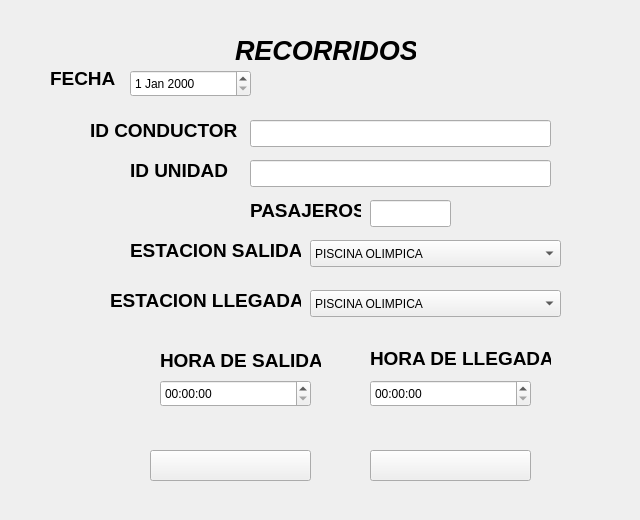
<?xml version="1.0" encoding="UTF-8"?>
<ui version="4.0">
 <class>Recorridos</class>
 <widget class="QWidget" name="Recorridos">
  <property name="geometry">
   <rect>
    <x>0</x>
    <y>0</y>
    <width>640</width>
    <height>520</height>
   </rect>
  </property>
  <property name="windowTitle">
   <string>Form</string>
  </property>
  <widget class="QLabel" name="lHoraSalida">
   <property name="geometry">
    <rect>
     <x>160</x>
     <y>350</y>
     <width>161</width>
     <height>20</height>
    </rect>
   </property>
   <property name="font">
    <font>
     <pointsize>14</pointsize>
     <weight>75</weight>
     <bold>true</bold>
    </font>
   </property>
   <property name="text">
    <string>HORA DE SALIDA</string>
   </property>
  </widget>
  <widget class="QLabel" name="lIDConductor">
   <property name="geometry">
    <rect>
     <x>90</x>
     <y>120</y>
     <width>151</width>
     <height>20</height>
    </rect>
   </property>
   <property name="font">
    <font>
     <pointsize>14</pointsize>
     <weight>75</weight>
     <bold>true</bold>
    </font>
   </property>
   <property name="text">
    <string>ID CONDUCTOR</string>
   </property>
  </widget>
  <widget class="QLabel" name="lPasajeros">
   <property name="geometry">
    <rect>
     <x>250</x>
     <y>200</y>
     <width>111</width>
     <height>20</height>
    </rect>
   </property>
   <property name="font">
    <font>
     <pointsize>14</pointsize>
     <weight>75</weight>
     <bold>true</bold>
    </font>
   </property>
   <property name="text">
    <string>PASAJEROS</string>
   </property>
  </widget>
  <widget class="QComboBox" name="cbEstLlegada">
   <property name="geometry">
    <rect>
     <x>310</x>
     <y>290</y>
     <width>251</width>
     <height>27</height>
    </rect>
   </property>
   <item>
    <property name="text">
     <string>PISCINA OLIMPICA</string>
    </property>
   </item>
   <item>
    <property name="text">
     <string>ESPOL</string>
    </property>
   </item>
   <item>
    <property name="text">
     <string>ACACIAS</string>
    </property>
   </item>
   <item>
    <property name="text">
     <string>TERMINAL</string>
    </property>
   </item>
   <item>
    <property name="text">
     <string>ORQUIDEAS</string>
    </property>
   </item>
   <item>
    <property name="text">
     <string>DURAN</string>
    </property>
   </item>
  </widget>
  <widget class="QLabel" name="lFecha">
   <property name="geometry">
    <rect>
     <x>50</x>
     <y>70</y>
     <width>66</width>
     <height>17</height>
    </rect>
   </property>
   <property name="font">
    <font>
     <pointsize>14</pointsize>
     <weight>75</weight>
     <bold>true</bold>
    </font>
   </property>
   <property name="text">
    <string>FECHA</string>
   </property>
  </widget>
  <widget class="QDateEdit" name="dateEdit">
   <property name="geometry">
    <rect>
     <x>130</x>
     <y>70</y>
     <width>121</width>
     <height>27</height>
    </rect>
   </property>
  </widget>
  <widget class="QLabel" name="lEstSalida">
   <property name="geometry">
    <rect>
     <x>130</x>
     <y>240</y>
     <width>171</width>
     <height>20</height>
    </rect>
   </property>
   <property name="font">
    <font>
     <pointsize>14</pointsize>
     <weight>75</weight>
     <bold>true</bold>
    </font>
   </property>
   <property name="text">
    <string>ESTACION SALIDA</string>
   </property>
  </widget>
  <widget class="QTimeEdit" name="timeEditHoraLLegada">
   <property name="geometry">
    <rect>
     <x>370</x>
     <y>380</y>
     <width>161</width>
     <height>27</height>
    </rect>
   </property>
  </widget>
  <widget class="QLabel" name="lEstLlegada">
   <property name="geometry">
    <rect>
     <x>110</x>
     <y>290</y>
     <width>191</width>
     <height>20</height>
    </rect>
   </property>
   <property name="font">
    <font>
     <pointsize>14</pointsize>
     <weight>75</weight>
     <bold>true</bold>
    </font>
   </property>
   <property name="text">
    <string>ESTACION LLEGADA</string>
   </property>
  </widget>
  <widget class="QLabel" name="titleRecorridos">
   <property name="geometry">
    <rect>
     <x>235</x>
     <y>40</y>
     <width>181</width>
     <height>20</height>
    </rect>
   </property>
   <property name="font">
    <font>
     <pointsize>20</pointsize>
     <weight>75</weight>
     <italic>true</italic>
     <bold>true</bold>
    </font>
   </property>
   <property name="text">
    <string>RECORRIDOS</string>
   </property>
  </widget>
  <widget class="QComboBox" name="cbEstSalida">
   <property name="geometry">
    <rect>
     <x>310</x>
     <y>240</y>
     <width>251</width>
     <height>27</height>
    </rect>
   </property>
   <item>
    <property name="text">
     <string>PISCINA OLIMPICA</string>
    </property>
   </item>
   <item>
    <property name="text">
     <string>ESPOL</string>
    </property>
   </item>
   <item>
    <property name="text">
     <string>ACACIAS</string>
    </property>
   </item>
   <item>
    <property name="text">
     <string>TERMINAL</string>
    </property>
   </item>
   <item>
    <property name="text">
     <string>ORQUIDEAS</string>
    </property>
   </item>
   <item>
    <property name="text">
     <string>DURAN</string>
    </property>
   </item>
  </widget>
  <widget class="QLineEdit" name="lineEPasajeros">
   <property name="geometry">
    <rect>
     <x>370</x>
     <y>200</y>
     <width>81</width>
     <height>27</height>
    </rect>
   </property>
  </widget>
  <widget class="QTimeEdit" name="timeEditHoraSalida">
   <property name="geometry">
    <rect>
     <x>160</x>
     <y>380</y>
     <width>151</width>
     <height>27</height>
    </rect>
   </property>
  </widget>
  <widget class="QLineEdit" name="lineEIDConductor">
   <property name="geometry">
    <rect>
     <x>250</x>
     <y>120</y>
     <width>301</width>
     <height>27</height>
    </rect>
   </property>
  </widget>
  <widget class="QLabel" name="lHoraLLegada">
   <property name="geometry">
    <rect>
     <x>370</x>
     <y>350</y>
     <width>181</width>
     <height>17</height>
    </rect>
   </property>
   <property name="font">
    <font>
     <pointsize>14</pointsize>
     <weight>75</weight>
     <bold>true</bold>
    </font>
   </property>
   <property name="text">
    <string>HORA DE LLEGADA</string>
   </property>
  </widget>
  <widget class="QLabel" name="lIDUnidad">
   <property name="geometry">
    <rect>
     <x>130</x>
     <y>160</y>
     <width>111</width>
     <height>20</height>
    </rect>
   </property>
   <property name="font">
    <font>
     <pointsize>14</pointsize>
     <weight>75</weight>
     <bold>true</bold>
    </font>
   </property>
   <property name="text">
    <string>ID UNIDAD</string>
   </property>
  </widget>
  <widget class="QLineEdit" name="lineEIDUnidad">
   <property name="geometry">
    <rect>
     <x>250</x>
     <y>160</y>
     <width>301</width>
     <height>27</height>
    </rect>
   </property>
  </widget>
  <widget class="QPushButton" name="bRegresarRecorridos">
   <property name="geometry">
    <rect>
     <x>150</x>
     <y>450</y>
     <width>161</width>
     <height>31</height>
    </rect>
   </property>
   <property name="text">
    <string/>
   </property>
   <property name="icon">
    <iconset>
     <normaloff>../../Descargas/IMAGENES/Regresar.jpg</normaloff>../../Descargas/IMAGENES/Regresar.jpg</iconset>
   </property>
   <property name="iconSize">
    <size>
     <width>500</width>
     <height>1000</height>
    </size>
   </property>
  </widget>
  <widget class="QPushButton" name="bingresarRecorridos">
   <property name="geometry">
    <rect>
     <x>370</x>
     <y>450</y>
     <width>161</width>
     <height>31</height>
    </rect>
   </property>
   <property name="text">
    <string/>
   </property>
   <property name="icon">
    <iconset>
     <normaloff>../../Descargas/IMAGENES/Ingresar.jpg</normaloff>../../Descargas/IMAGENES/Ingresar.jpg</iconset>
   </property>
   <property name="iconSize">
    <size>
     <width>600</width>
     <height>360</height>
    </size>
   </property>
  </widget>
 </widget>
 <resources/>
 <connections/>
</ui>
